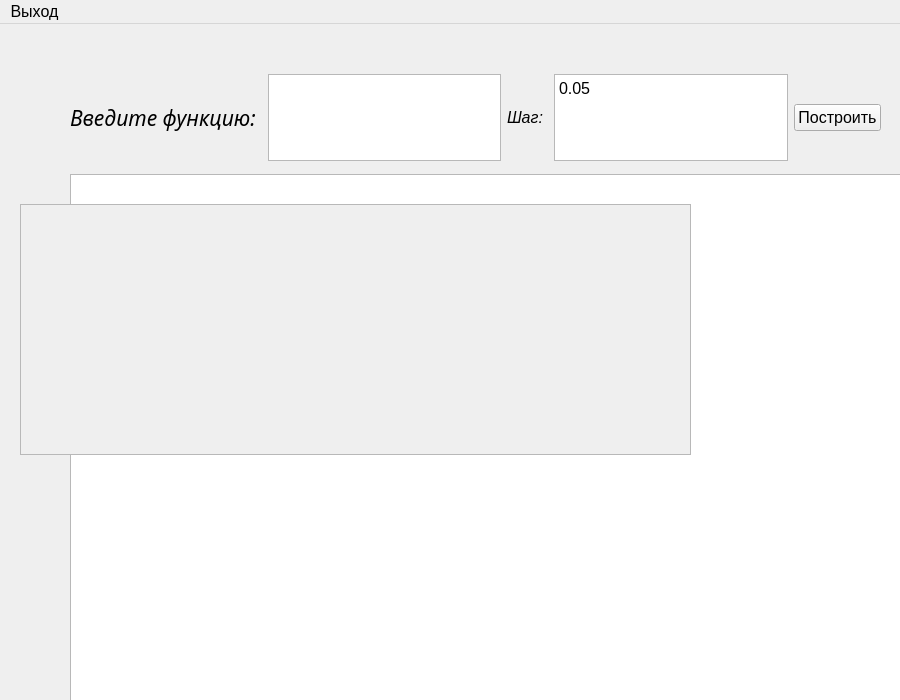
<?xml version="1.0" encoding="UTF-8"?>
<ui version="4.0">
 <class>MainWindow</class>
 <widget class="QMainWindow" name="MainWindow">
  <property name="enabled">
   <bool>true</bool>
  </property>
  <property name="geometry">
   <rect>
    <x>0</x>
    <y>0</y>
    <width>900</width>
    <height>700</height>
   </rect>
  </property>
  <property name="minimumSize">
   <size>
    <width>700</width>
    <height>600</height>
   </size>
  </property>
  <property name="font">
   <font>
    <pointsize>12</pointsize>
   </font>
  </property>
  <property name="windowTitle">
   <string>MainWindow</string>
  </property>
  <property name="layoutDirection">
   <enum>Qt::LeftToRight</enum>
  </property>
  <property name="autoFillBackground">
   <bool>false</bool>
  </property>
  <widget class="QWidget" name="centralwidget">
   <widget class="QWidget" name="horizontalLayoutWidget">
    <property name="geometry">
     <rect>
      <x>70</x>
      <y>150</y>
      <width>1602</width>
      <height>602</height>
     </rect>
    </property>
    <layout class="QHBoxLayout" name="horizontalLayout">
     <item>
      <widget class="QGraphicsView" name="graphicsView">
       <property name="enabled">
        <bool>true</bool>
       </property>
       <property name="minimumSize">
        <size>
         <width>700</width>
         <height>600</height>
        </size>
       </property>
       <property name="baseSize">
        <size>
         <width>1000</width>
         <height>900</height>
        </size>
       </property>
       <property name="alignment">
        <set>Qt::AlignCenter</set>
       </property>
      </widget>
     </item>
    </layout>
   </widget>
   <widget class="QWidget" name="horizontalLayoutWidget_2">
    <property name="geometry">
     <rect>
      <x>70</x>
      <y>50</y>
      <width>811</width>
      <height>87</height>
     </rect>
    </property>
    <layout class="QHBoxLayout" name="horizontalLayout_2">
     <item>
      <widget class="QLabel" name="label">
       <property name="font">
        <font>
         <family>Arial Unicode MS</family>
         <pointsize>16</pointsize>
         <italic>true</italic>
        </font>
       </property>
       <property name="autoFillBackground">
        <bool>true</bool>
       </property>
       <property name="text">
        <string>Введите функцию: </string>
       </property>
      </widget>
     </item>
     <item>
      <widget class="QPlainTextEdit" name="plainTextEdit">
       <property name="autoFillBackground">
        <bool>true</bool>
       </property>
      </widget>
     </item>
     <item>
      <widget class="QLabel" name="label_2">
       <property name="font">
        <font>
         <italic>true</italic>
        </font>
       </property>
       <property name="text">
        <string>Шаг: </string>
       </property>
      </widget>
     </item>
     <item>
      <widget class="QPlainTextEdit" name="plainTextEdit_2">
       <property name="plainText">
        <string>0.05</string>
       </property>
      </widget>
     </item>
     <item>
      <widget class="QPushButton" name="pushButton">
       <property name="text">
        <string>Построить</string>
       </property>
      </widget>
     </item>
    </layout>
   </widget>
   <widget class="QScrollArea" name="scrollArea">
    <property name="geometry">
     <rect>
      <x>20</x>
      <y>180</y>
      <width>671</width>
      <height>251</height>
     </rect>
    </property>
    <property name="widgetResizable">
     <bool>true</bool>
    </property>
    <widget class="QWidget" name="scrollAreaWidgetContents">
     <property name="geometry">
      <rect>
       <x>0</x>
       <y>0</y>
       <width>669</width>
       <height>249</height>
      </rect>
     </property>
    </widget>
   </widget>
  </widget>
  <widget class="QMenuBar" name="menuBar">
   <property name="geometry">
    <rect>
     <x>0</x>
     <y>0</y>
     <width>900</width>
     <height>25</height>
    </rect>
   </property>
   <widget class="QMenu" name="menu">
    <property name="title">
     <string>Выход</string>
    </property>
    <addaction name="separator"/>
   </widget>
   <addaction name="menu"/>
  </widget>
 </widget>
 <resources/>
 <connections/>
</ui>
